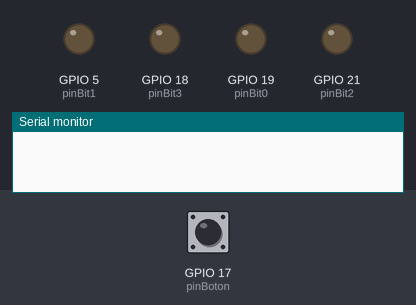
Recording of a sketch running on a simulated ESP32. On the bench: output pins drawn as LEDs (lit = HIGH), the last lines printed to the serial monitor. The test bench sets the inputs (shaded band); at power-on: GPIO 17 (pinBoton) HIGH.

Above: at 1.2 s.
1.3 s: GPIO 17 (pinBoton) pulled LOW for 0.15 s
At 1.8 s:
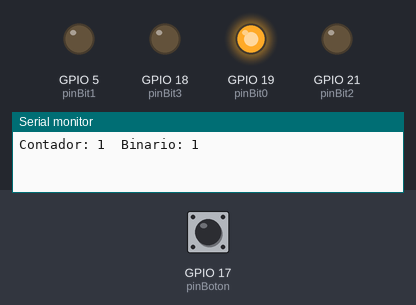
2.9 s: GPIO 17 (pinBoton) pulled LOW for 1 s
At 4.2 s:
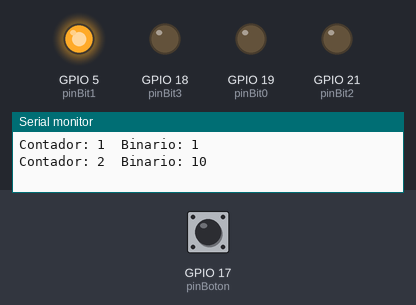
5.4 s: GPIO 17 (pinBoton) pulled LOW for 0.15 s
At 6.1 s:
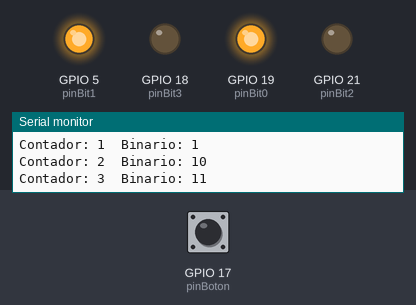
7.0 s: GPIO 17 (pinBoton) pulled LOW for 3.2 s
At 7.3 s:
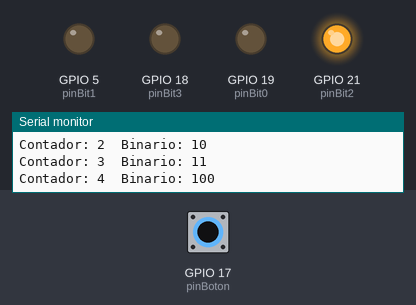
11.7 s: GPIO 17 (pinBoton) pulled LOW for 0.15 s
At 12.1 s:
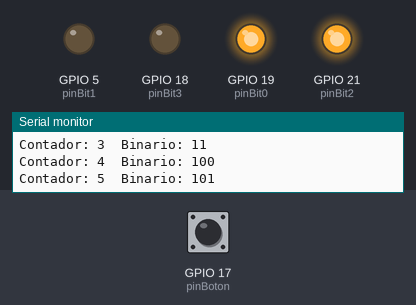
13.3 s: GPIO 17 (pinBoton) pulled LOW for 1 s
At 14.5 s:
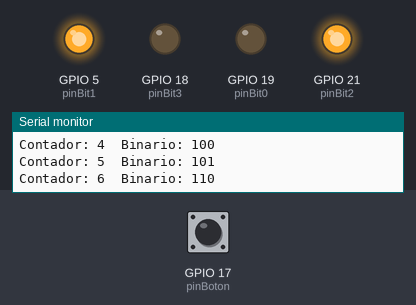
Timing chart, 0 to 16.3 s (numbered marks = the images above; inputs shaded):
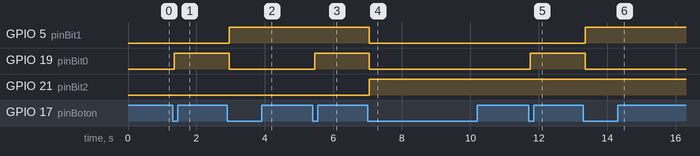

Measured:
- after the input at 1.3 s, GPIO 19 (pinBit0): LOW → HIGH after 0.05 s
- after the input at 2.9 s, GPIO 5 (pinBit1): LOW → HIGH after 0.05 s; GPIO 19 (pinBit0): HIGH → LOW after 0.05 s
- after the input at 5.4 s, GPIO 19 (pinBit0): LOW → HIGH after 0.05 s
- after the input at 7.0 s, GPIO 5 (pinBit1), GPIO 19 (pinBit0): HIGH → LOW after 0.05 s; GPIO 21 (pinBit2): LOW → HIGH after 0.05 s
- after the input at 11.7 s, GPIO 19 (pinBit0): LOW → HIGH after 0.05 s
- after the input at 13.3 s, GPIO 5 (pinBit1): LOW → HIGH after 0.05 s; GPIO 19 (pinBit0): HIGH → LOW after 0.05 s

The sketch:

contador_binario_esp32_boton.ino
```cpp
/*
  Contador binario con ESP32, 4 LEDs y un botón
  Cada vez que se presiona el botón, el contador incrementa en 1.
  Al llegar a 15, en la siguiente pulsación regresa a 0.

  Conexiones:
    D19 -> LED bit 0 (valor 1)
    D5  -> LED bit 1 (valor 2)
    D21 -> LED bit 2 (valor 4)
    D18 -> LED bit 3 (valor 8)
    D17 -> Botón (a GND, usando resistencia pull-up interna)
*/

const int pinBit0 = 19;  // valor 1
const int pinBit1 = 5;   // valor 2
const int pinBit2 = 21;  // valor 4
const int pinBit3 = 18;  // valor 8
const int pinBoton = 17;

const int pinesLED[] = {pinBit0, pinBit1, pinBit2, pinBit3};
const int numBits = 4;

int contador = 0;

// --- Variables para el anti-rebote (debounce) ---
int estadoBotonActual;
int estadoBotonAnterior = HIGH;   // con pull-up, en reposo es HIGH
unsigned long ultimoCambio = 0;
const unsigned long antirrebote = 50;  // ms

void setup() {
  Serial.begin(115200);

  for (int i = 0; i < numBits; i++) {
    pinMode(pinesLED[i], OUTPUT);
    digitalWrite(pinesLED[i], LOW);
  }

  pinMode(pinBoton, INPUT_PULLUP);  // botón conectado entre el pin y GND

  actualizarLEDs();
}

void loop() {
  int lectura = digitalRead(pinBoton);

  // Si el estado cambió, reinicia el temporizador de antirrebote
  if (lectura != estadoBotonAnterior) {
    ultimoCambio = millis();
  }

  if ((millis() - ultimoCambio) > antirrebote) {
    // El estado ya es estable
    if (lectura != estadoBotonActual) {
      estadoBotonActual = lectura;

      // Detecta el flanco de bajada (botón presionado, con pull-up)
      if (estadoBotonActual == LOW) {
        contador++;
        if (contador > 15) {
          contador = 0;
        }
        actualizarLEDs();

        Serial.print("Contador: ");
        Serial.print(contador);
        Serial.print("  Binario: ");
        Serial.println(contador, BIN);
      }
    }
  }

  estadoBotonAnterior = lectura;
}

void actualizarLEDs() {
  for (int i = 0; i < numBits; i++) {
    digitalWrite(pinesLED[i], bitRead(contador, i));
  }
}
```
